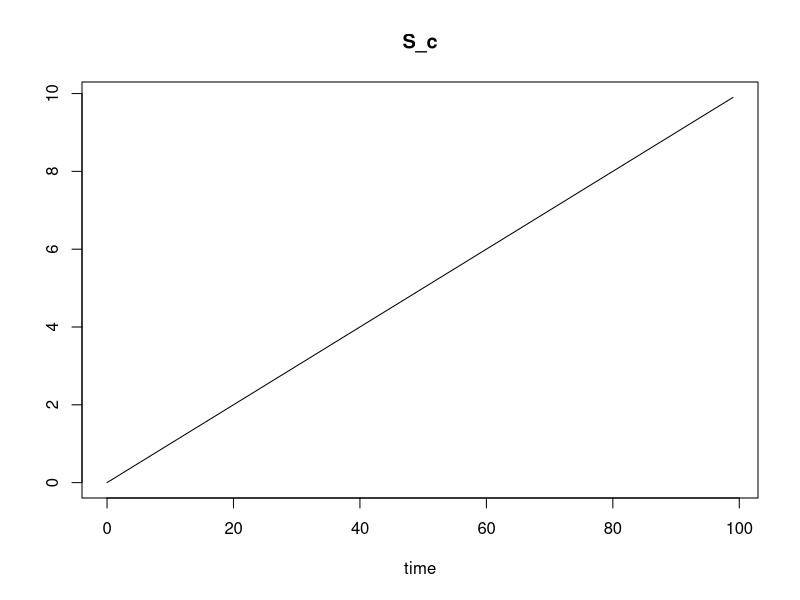
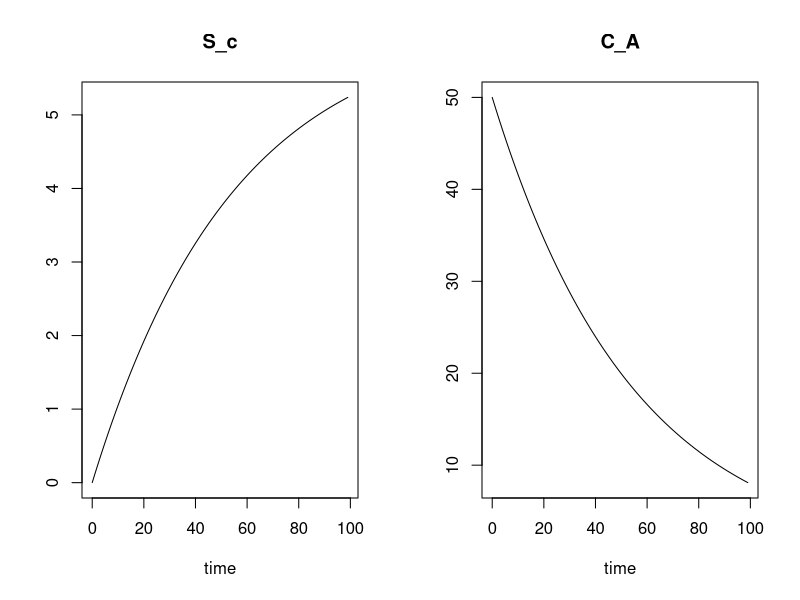
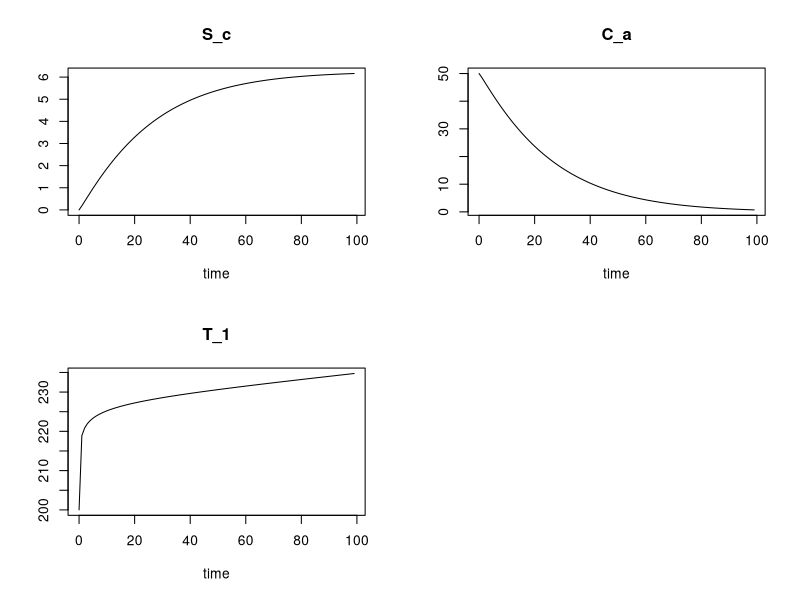
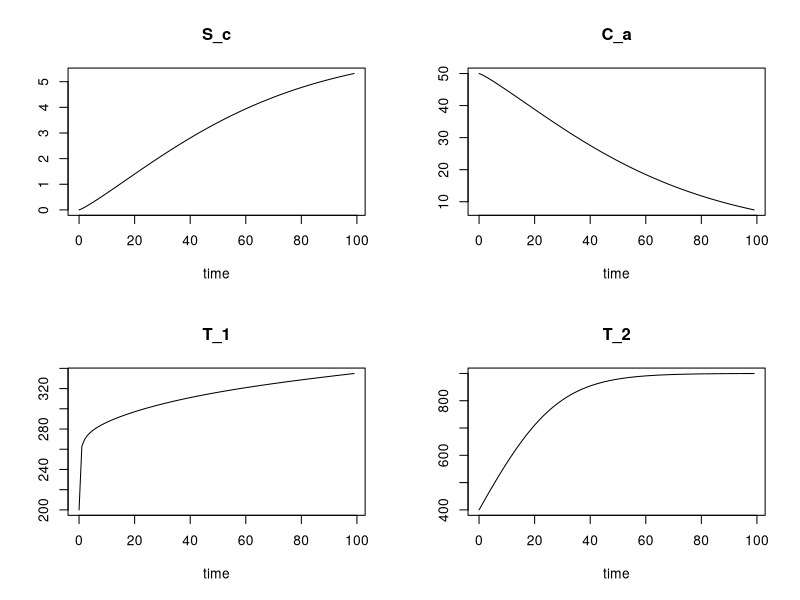
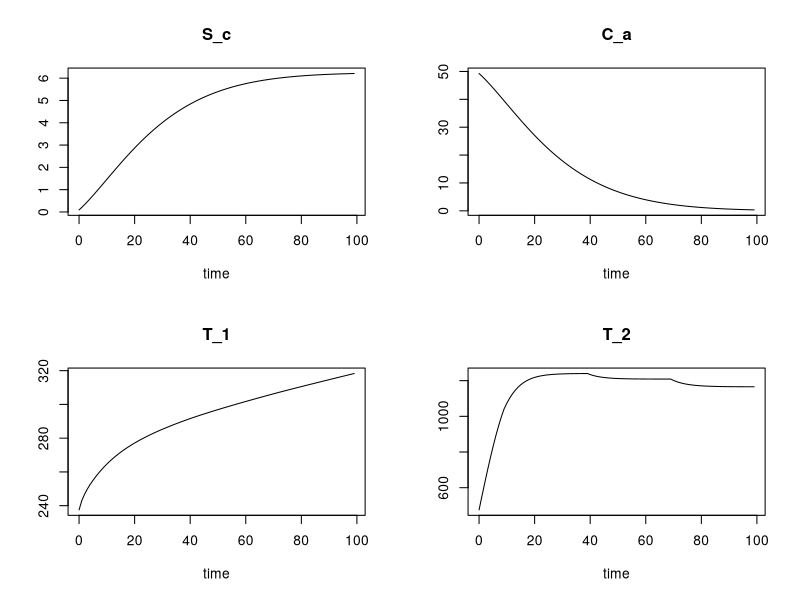
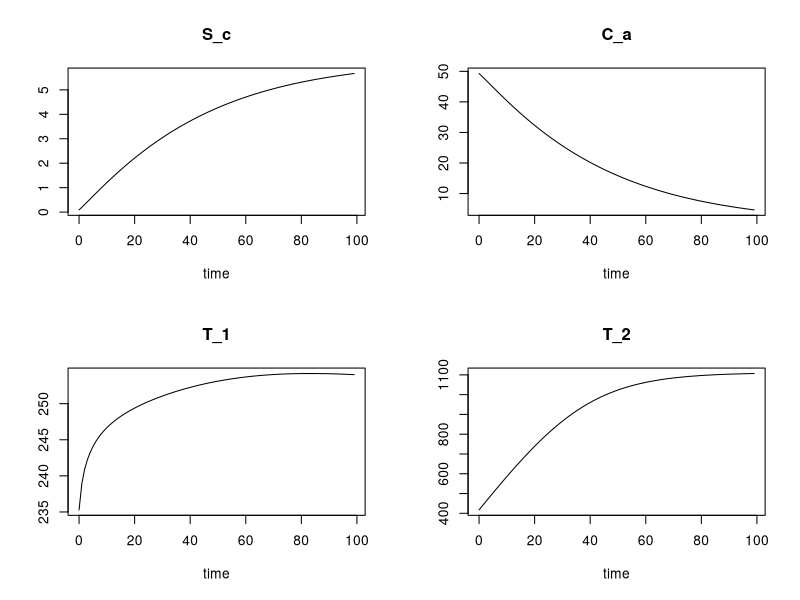

Here is the R script that generated these plots, in order:
## ---- chunk 1
knitr::opts_chunk$set(echo = TRUE)
## ---- chunk 2
library(deSolve)
## ---- chunk 3
ins_increase <- function(time, y, params){
  with(as.list(c(y, params)), {
    dS_c <- A_2 * k_1 * C_a
    list(dS_c)
  })
}

y <- c(S_c = 0.001) # Initial values
params <- list(A_2 = 0.01, k_1 = 0.1, C_a = 100) # Parameters
times <- seq(0, 99)

res <- deSolve::ode(y, times, ins_increase, params)

plot(res)
## ---- chunk 4
coupled_Sc_Ca <- function(time, y, params){
  with(as.list(c(y, params)), {
    k_1 <- A_3 * exp(-A_5 / (R * T_1))
    k_2 <- A_3_p * exp(-A_5_p / (R * T_1))
    dS_c <- A_2 * k_1 * y[2]
    dC_A <- -A_4 * k_2 * y[2]
    list(c(dS_c, dC_A))
  })
}

y <- c(S_c = 0.001, C_A = 50)
params <- list(A_2 = 0.01, A_3 = 1.52e2, A_3_p = 1.52e2, A_4 = 0.08, A_5 = 10.8e3, A_5_p = 10.8e3, T_1 = 200, R = 8.314463)
times <- seq(0, 99)

res <- deSolve::ode(y = y, times = times, func = coupled_Sc_Ca, parms = params)

plot(res)
## ---- chunk 5
coupled_Sc_Ca_t1 <- function(time, y, params){
  with(as.list(c(y, params)), {
    f_1 <-  (A_1 / y[1]) * (T_2 - y[3])
    dT_1 <- f_1 / (rho_1 * C_p1)
    k_1 <- A_3 * exp(-A_5 / (R * y[3]))
    k_2 <- A_3_p * exp(-A_5_p / (R * y[3]))
    dS_c <- A_2 * k_1 * y[2]
    dC_a <- -A_4 * k_2 * y[2]
    list(c(dS_c, dC_a, dT_1))
  })
}

y <- c(S_c = 0.001, C_a = 50, T_1 = 200)
# Fluid rho and C_p equal to those of oil in kg/m3 and W/(m K) respectively
params <- list(A_2 = 0.01, A_3 = 1.52e2, A_3_p = 1.52e2, A_4 = 0.08, A_5 = 10.8e3, A_5_p = 10.8e3, T_2 = 400, R = 8.314463, A_1 = 0.3, rho_1 = 847, C_p1 = 0.12)
times <- seq(0, 99)

res <- deSolve::ode(y = y, times = times, func = coupled_Sc_Ca_t1, parms = params)

plot(res)
## ---- chunk 6
coupled_Sc_Ca_t1_t2 <- function(time, y, params){
  with(as.list(c(y, params)), {
    f_2 <-  (A_1 / y[1]) * (y[3] - y[4]) + eps_2 * (T_3^4 - y[4]^4)
    dT_2 <- f_2 / (rho_2 * C_p2)
    f_1 <-  (A_1 / y[1]) * (y[4] - y[3])
    dT_1 <- f_1 / (rho_1 * C_p1)
    k_1 <- A_3 * exp(-A_5 / (R * y[3]))
    k_2 <- A_3_p * exp(-A_5_p / (R * y[3]))
    dS_c <- A_2 * k_1 * y[2]
    dC_a <- -A_4 * k_2 * y[2]
    list(c(dS_c, dC_a, dT_1, dT_2))
  })
}

y <- c(S_c = 0.001, C_a = 50, T_1 = 200, T_2 = 400)
# Fluid rho and C_p equal to those of oil in kg/m3 and mW/(m K) respectively
# Tube rho and C_p equal to those of steel with 1% carbon in kg/m3 and W/(m K) respectively
params <- list(A_2 = 0.01,  A_3 = 1.52e1, A_3_p = 1.52e1, A_4 = 0.08, 
               A_5 = 10.8e3, A_5_p = 10.8e3, T_3 = 900, R = 8.314463, A_1 = 0.3,
               rho_1 = 847, C_p1 = 0.12, rho_2 = 8050, C_p2 = 43, eps_2 = 1e-05)
times <- seq(0, 99)

res <- deSolve::ode(y = y, times = times, func = coupled_Sc_Ca_t1_t2, parms = params)

plot(res)
## ---- chunk 7
sigmoid <- function(t){
  1 / (1 + exp(1)^-t)
}

initial_params_check <- function(params, times){
  invisible(lapply(params, function(x){
    if(length(x) != 1 && length(x) != length(times))
      stop("The length of the parameters has to be either 1 or the length of 'times'")
  }))
}

get_params <- function(params_m, i){
  if(nrow(params_m) == 1)
    res <- params_m[1,]
  else
    res <- params_m[i,]
  
  return(as.list(res))
}

# This function allows for a list with vectors of parameters, so that
# interventions or varying parameters over time can be used
#
# y = initial values of the modelled variables
# times = sequence of the instants to be modelled
# foo = the function that defines the equations of the model
# params = list with the values of the parameters, one value if constant all 
#          the time, a vector of equal length to times ioc
# mu_1 = mean of the Gaussian noise added to T_1. Both mean and sd set to 0 equal no noise.
# mu_2 = mean of the Gaussian noise added to T_2
# sig_1 = standard deviation of the Gaussian noise added to T_1
# sig_2 = standard deviation of the Gaussian noise added to T_2
# returns a matrix with the value of each variable in each instant of time
ode_var_params <- function(y, times, foo, params, mu_1 = 0, mu_2 = 0, sigma_1 = 0, sigma_2 = 0){
  # Security checks
  initial_params_check(params, times)
  
  res <- matrix(nrow = length(times), ncol = 1 + length(y), data = 0.0)
  colnames(res) <- c("time", names(y))
  params_m <- do.call(cbind, params)
  times_it <- c(1,2)
  y_it <- y
  for(i in 1:length(times)){
    res_it <- deSolve::ode(y = y_it, times = times_it, func = foo, parms = get_params(params_m, i))
    res_it[,4] <- res_it[,4] + rnorm(1, mu_1, sigma_1) # White noise for T_1
    res_it[,5] <- res_it[,5] + rnorm(1, mu_2, sigma_2) # White noise for T_2
    res[i,] <- res_it[2,]
    y_it <- as.vector(res_it[2,-1])
    names(y_it) <- colnames(res_it[-1])
  }
  res[,1] <- times
  class(res) <- c("deSolve", "matrix")
  
  return(res)
}
## ---- chunk 8
coupled_Sc_Ca_t1_t2_t3 <- function(time, y, params){
  with(as.list(c(y, params)), {
    T_3 <- t_min + sigmoid(m_c) * (t_max - t_min)
    f_2 <-  (A_1 / y[1]) * (y[3] - y[4]) + eps_2 * (T_3^4 - y[4]^4)
    dT_2 <- f_2 / (rho_2 * C_p2)
    f_1 <-  (A_1 / y[1]) * (y[4] - y[3])
    dT_1 <- f_1 / (rho_1 * C_p1)
    k_1 <- A_3 * exp(-A_5 / (R * y[3]))
    k_2 <- A_3_p * exp(-A_5_p / (R * y[3]))
    dS_c <- A_2 * k_1 * y[2]
    dC_a <- -A_4 * k_2 * y[2]
    list(c(dS_c, dC_a, dT_1, dT_2))
  })
}

y <- c(S_c = 0.001, C_a = 50, T_1 = 200, T_2 = 400)
# Fluid rho and C_p equal to those of oil in kg/m3 and mW/(m K) respectively
# Tube rho and C_p equal to those of steel with 1% carbon in kg/m3 and W/(m K) respectively
# Example scenario: the operator gives close to full fuel to the burners at the begining and 
# afterwards he slowly decreases m_c
params <- list(A_2 = 0.01, A_3 = 0.52e2, A_3_p = 0.52e2, A_4 = 0.08, 
               A_5 = 10.8e3, A_5_p = 10.8e3, R = 8.314463, A_1 = 0.3,
               rho_1 = 847, C_p1 = 0.12, rho_2 = 8050, C_p2 = 43, eps_2 = 1e-05,
               m_c = c(rep(3, 10), rep(2, 30), rep(1.5, 30), rep(1, 30)), t_min = 800, t_max = 1300)
times <- seq(0, 99)

res <- ode_var_params(y = y, times = times, foo = coupled_Sc_Ca_t1_t2_t3, params = params)

plot(res)
## ---- chunk 9
coupled_Sc_Ca_t1_t2_t3_vol <- function(time, y, params){
  with(as.list(c(y, params)), {
    T_3 <- t_min + sigmoid(m_c) * (t_max - t_min)
    f_2 <-  (A_1 / y[1]) * (y[3] - y[4]) + eps_2 * (T_3^4 - y[4]^4)
    dT_2 <- f_2 / (rho_2 * C_p2)
    #Q_in <- (pi * delta_p * r^4) / (8 * mu_1 * l)
    Q_in <- (pi * vol * (2*r)^2) / (4)
    delta_T1 <- A_6 * Q_in * (Tin - y[3]) 
    f_1 <-  (A_1 / y[1]) * (y[4] - y[3])
    dT_1 <- (f_1) / (rho_1 * C_p1) + delta_T1
    k_1 <- A_3 * exp(-A_5 / (R * y[3]))
    k_2 <- A_3_p * exp(-A_5_p / (R * y[3]))
    dS_c <- A_2 * k_1 * y[2]
    dC_a <- -A_4 * k_2 * y[2]
    list(c(dS_c, dC_a, dT_1, dT_2))
  })
}

y <- c(S_c = 0.001, C_a = 50, T_1 = 200, T_2 = 400)
# Fluid rho and C_p equal to those of oil in kg/m3 and mW/(m K) respectively
# Tube rho and C_p equal to those of steel with 1% carbon in kg/m3 and W/(m K) respectively
# Example scenario: the operator gives low fuel to the burners at the beginning and 
# afterwards he slowly increases m_c as the temperature T1 decreases due to S_c
params <- list(A_2 = 0.01, A_3 = 0.52e2, A_3_p = 0.52e2, A_4 = 0.08, 
               A_5 = 10.8e3, A_5_p = 10.8e3, R = 8.314463, A_1 = 0.3,
               rho_1 = 847, C_p1 = 0.12, rho_2 = 8050, C_p2 = 43, eps_2 = 0.4e-05,
               m_c = 0.5, t_min = 800, t_max = 1300, vol = 20,
               delta_p = 12e5, mu_1 = 30, l = 1, Tin = 50, r = 0.019, A_6 = 0.1, Q_in = 80)
times <- seq(0, 99)

res <- ode_var_params(y = y, times = times, foo = coupled_Sc_Ca_t1_t2_t3_vol, params = params)

plot(res)
